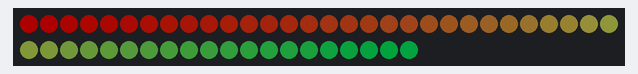
The sketch below on a simulated Arduino Uno, built with avr-gcc and run on an emulated ATmega328P. Shown: 50 RGB LEDs in strip order, left to right, continuing on the next row. Dim RGB values are drawn brighter than linear.

Above: at 0.01 s.
At 1.79 s:
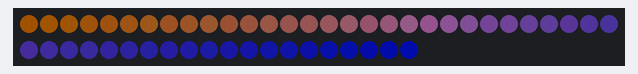
At 3.58 s:
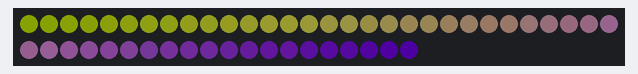
At 7.15 s:
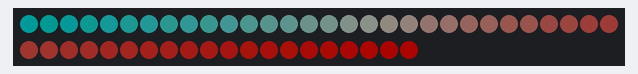
At 10.72 s:
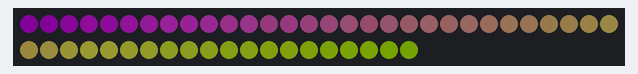
At 14.39 s:
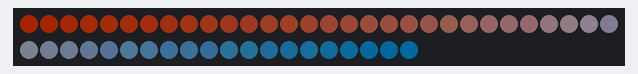

The sketch:

shift-gradient.ino
```cpp
#include <FastLED.h>

#define NUM_LEDS 50
#define LED_PIN 4

CRGB leds[NUM_LEDS];

uint8_t START_HUE = 0;
uint8_t END_HUE = 123;

// Set colors.
CRGB START_COLOR = CRGB::Black;
CRGB END_COLOR = CRGB::Black;


void setup() {
  FastLED.addLeds<WS2811, LED_PIN, RGB>(leds, NUM_LEDS); // RGB is color order
  FastLED.setBrightness(50); // 0-255
}

void loop() {

  // Shift a gradient between two colors by
  // modifying the hue at each loop.
  //
  // Both hue values are incremented together
  // so making them closer will create a more
  // subtle color difference.
  START_COLOR.setHue(START_HUE);
  END_COLOR.setHue(END_HUE);

  fill_gradient_RGB(leds, NUM_LEDS, START_COLOR, END_COLOR);
  FastLED.show();

  START_HUE++;
  END_HUE++;

  delay(50);
}
```

Measured:
- by itself, everything shown: repeats every 13.4 s, in 256 steps
